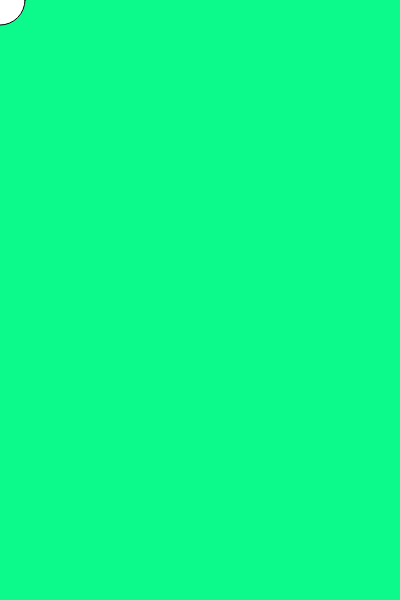
Frame 1 (no input)
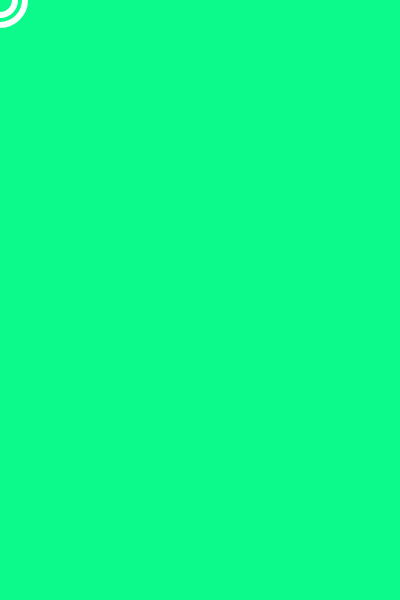
Frame 60 (no input)
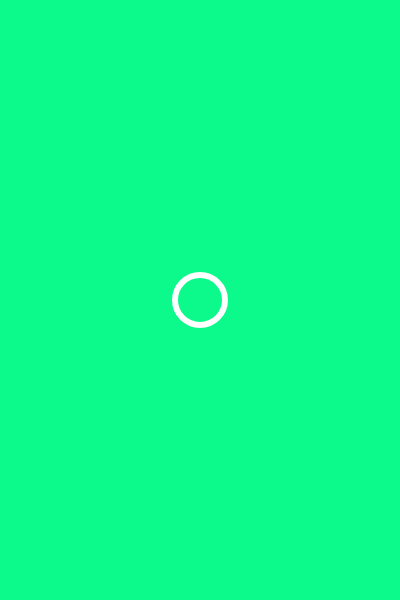
Frame 120 (the mouse pressed at the canvas centre since frame 60)

The p5.js sketch that drew these frames (run headless with seeded random() and noise() and a simulated clock; from frame 60 on, the mouse is pressed at the canvas centre):

// p5.js sketch
// ── sketch.js
var b=0

function setup(){

  createCanvas(400,600);


}

function draw(){

  background(11,250,139);

  ellipse(mouseX,mouseY,50,50);

  stroke(255);
  strokeWeight(6);
  strokeJoin(ROUND);
  noFill(0);

  //if(mouseX>width/2){
    //triangle(mouseX,mouseY,50,60,100,200);

//  }

    if(mouseX>width/2){
      fill(255,random(149),random(140));
      noStroke(0);

    }
b=b+0.5

    if(mouseY<height/2){
      ellipse(mouseX,mouseY,b,b);
    }


}
